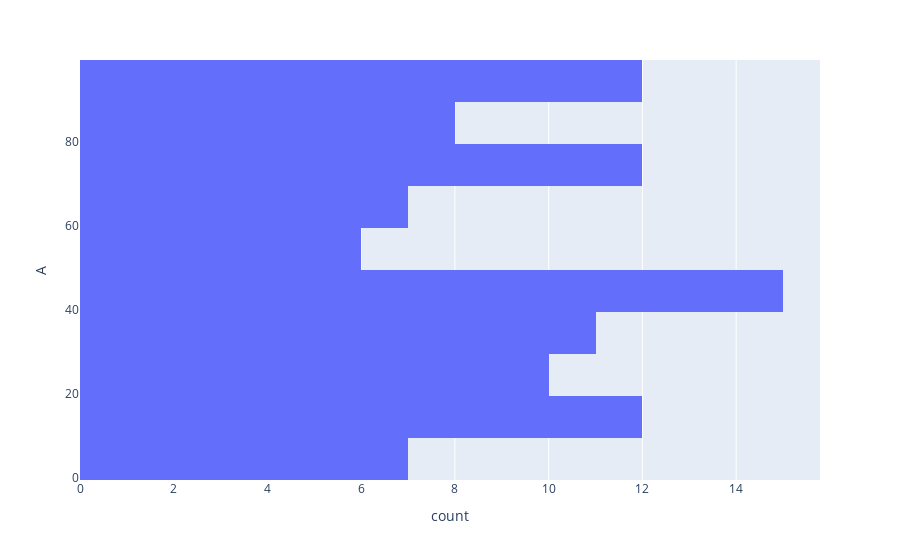

Notebook source saved alongside this figure:
### Markdown cell above
Lets try using the plotly library as the engine

### Code cell
df3.plot(backend='plotly', kind='hist', y='A')

### Figure 1 — Plotly figure (JSON) as saved in the notebook; plotly's stock layout.template omitted (floating-point values rounded to 4 significant figures)
{"data": [{"alignmentgroup": "True", "bingroup": "y", "hovertemplate": "count=%{x}<br>A=%{y}<extra></extra>", "legendgroup": "", "marker": {"color": "#636efa", "pattern": {"shape": ""}}, "name": "", "offsetgroup": "", "orientation": "h", "showlegend": false, "type": "histogram", "xaxis": "x", "y": [21, 31, 29, 74, 30, 41, 9, 6, 98, 55, 75, 43, 70, 44, 13, 52, 43, 21, 19, 58, 16, 91, 13, 13, 0, 24, 97, 46, 47, 10, 10, 12, 30, 26, 78, 46, 68, 43, 42, 17, 38, 47, 13, 40, 24, 57, 18, 47, 4, 79, 98, 71, 26, 74, 2, 30, 86, 14, 66, 84, 66, 90, 89, 74, 25, 23, 89, 72, 58, 62, 32, 70, 84, 67, 86, 97, 69, 48, 33, 45, 99, 56, 41, 9, 76, 23, 35, 96, 91, 92, 34, 68, 93, 86, 34, 35, 6, 92, 80, 72], "yaxis": "y"}], "layout": {"barmode": "relative", "legend": {"tracegroupgap": 0}, "margin": {"t": 60}, "xaxis": {"anchor": "y", "domain": [0, 1], "title": {"text": "count"}}, "yaxis": {"anchor": "x", "domain": [0, 1], "title": {"text": "A"}}}}
